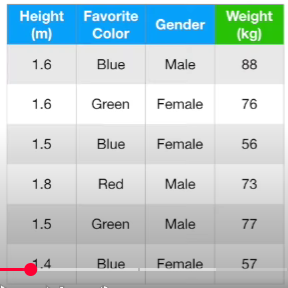
#> input picture Machine Learning/Ensemble/Boosting/Gradient Boosting Machines (GBM)/images/dataset_class.png, 288 x 288 px
$ jupyter execute --allow-errors regression.ipynb
#> lines starting #> are read from the running program, lines starting #| are printed output that depends on the picture
1. [Gradient Boosting](#gradient-boosting)

#### Gradient Boosting:
- it a type of ensemble technique, were it connects the decision trees in series
- consider a dataset with 3 features and 1 continuous target variable

[cell 1]
from PIL import Image
from IPython.display import display

img = Image.open('images/dataset_class.png')
#> img is the input picture: PIL image 288x288 RGBA; mean R, G, B, A 190.8, 207.2, 209.7, 255
new_image = img.resize((350, 350))
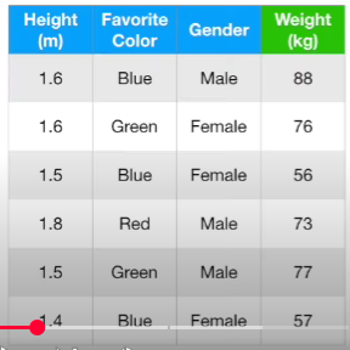
#> new_image: PIL image 350x350 RGBA; mean R, G, B, A 190.8, 207.2, 209.7, 255
display(new_image)

- now, we need to calculate the constant for base model i.e. for regression, take average of the output target variable, which is to be considered as the output of the base model
- Mathematically,
    - Since, it a regression problem, we consider the below loss function

Note:
- the value 1/2 instead of 1/N or 1/2N is considered for mathematically convenience

[cell 2]
from PIL import Image
from IPython.display import display

img = Image.open('images/loss_function.png')
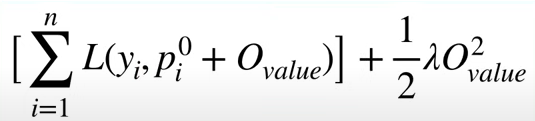
#> input picture Machine Learning/Ensemble/Boosting/XGBoost (Extreme Gradient Boosting)/images/loss_function.png, 535 x 121 px, found by its file name
#> img is the input picture: PIL image 535x121 RGBA; mean R, G, B, A 236.2, 236.5, 236.5, 255
new_image = img.resize((160, 50))
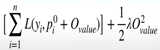
#> new_image: PIL image 160x50 RGBA; mean R, G, B, A 235.8, 236.1, 236.1, 255
display(new_image)

- first substitute the actual value
    - 1/2 * (88-y^)^2 + 1/2 * (76-y^)^2 + 1/2 * (56-y^)^2 + 1/2 * (73-y^)^2 + 1/2 * (77-y^)^2 + 1/2 * (57-y^)^2
- now, we take the first order derivative of the above loss function (subsituted) w.r.t y^
    - y^ = 71.16 = 71.2

[cell 3]
from PIL import Image
from IPython.display import display

#> (the rest of this cell did not finish here and is left out)

[cell 4]
from PIL import Image
from IPython.display import display

#> (the rest of this cell did not finish here and is left out)

- now, we compute the pseudo residuals
    - calculating the residuals (R1) between the actual prediction and the output value of the base learner i.e. 71.2

Note:
- Residuals:
    - Loss function: 1/2(y-y^)^2
    - while taking first order derivative for Loss function = y-y^

- Pseudo Residuals:
    - loss function: (y-y^)^2
    - while taking the first order derivative for Loss function = 2(y-y^) i.e. Rim

- Mathematically,
    - we calculate the pseudo residuals (R1) by taking the derivative of the Loss function as shown below which results in
        - (y-y^)

Note:
- the value 'm' in the below formula represent the model number

[cell 5]
from PIL import Image
from IPython.display import display

#> (the rest of this cell did not finish here and is left out)

- since the output of the above formula would be for the first sample record,
    - y-y^ = y - Fm-1(x) = y - F0(x) = y - 71.2 = 88 - 71.2 => 16.8
        - y^ = output of 1st base model = F0(x) = 71.2
    - likewise, we calculate for all the samples of the dataset

[cell 6]
from PIL import Image
from IPython.display import display

#> (the rest of this cell did not finish here and is left out)

- now, we create a dataset with input features along with the calculated residuals (R1) as the target variable for the second learner (Decision Tree)
- now, we build the decision tree with the below consideration
    - first we need limit the leaf nodes for the tree i.e. mostly between 8-32 but in our example we keep it as 4
    - i.e.
        - create terminal regions for the 4 leaf nodes (Rjm)
            - j => leaf number
            - m => model number

[cell 7]
from PIL import Image
from IPython.display import display

#> (the rest of this cell did not finish here and is left out)

- While training:
    - As we feed the records one by one into the tree, we find few records follow the same path i.e. when we have more than 1 target values falling into the same leaf node as shown below

[cell 8]
from PIL import Image
from IPython.display import display

img = Image.open('images/tree.png')
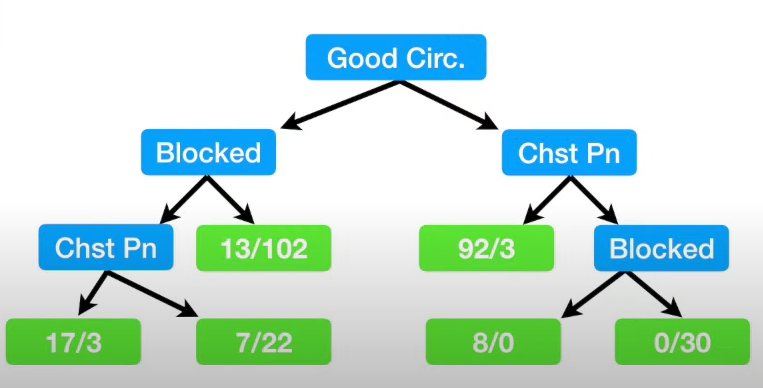
#> input picture Machine Learning/Decision Tree/Feature Selection and Missing Values/images/tree.png, 763 x 388 px, found by its file name
#> img is the input picture: PIL image 763x388 RGBA; mean R, G, B, A 196.4, 224.2, 214.7, 255
new_image = img.resize((390, 200))
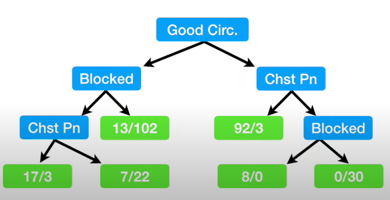
#> new_image: PIL image 390x200 RGBA; mean R, G, B, A 196.4, 224.2, 214.7, 255
display(new_image)

- we now calculate the γ value for the output of terminal regions (i.e. 4 leaf nodes)
- i.e. R11 -> γ11, R21 -> γ21, R31 -> γ31, R41 -> γ41

[cell 9]
from PIL import Image
from IPython.display import display

#> (the rest of this cell did not finish here and is left out)

- Mathematically,
    - using the below formula and taking the first order derivate for γ, we calculate the γ value for each record in the dataset

[cell 10]
from PIL import Image
from IPython.display import display

#> (the rest of this cell did not finish here and is left out)

- Evaluation:
    - γ is the output values associated with the terminal regions
    - Record 1:
        - γ4.1 = 1/2 * (88-(71.2+γ))^2 = 1/2 * (16.8-γ)^2 = 16.8-γ = 0 =>  16.8
    - Record 2:
        - γ2.1 = 1/2 * (76-(71.2+γ))^2 = 1/2 * (4.8-γ)^2 = 4.8-γ = 0 => γ = 4.8
    - Record 3:
        - γ1.1 = 1/2 * (56-(71.2+γ))^2 = 1/2 * (15.2+γ)^2 = 15.2+γ = 0 => γ = -15.2
    - Record 4:
        - γ3.1 = 1/2 * (73-(71.2+γ))^2 = 1/2 * (1.8-γ)^2 = 1.8-γ = 0 => γ = 1.8
    - Record 5:
        - γ3.1 = 1/2 * (77-(71.2+γ))^2 = 1/2 * (5.8-γ)^2 = 5.8-γ = 0 => γ = 5.8
    - Record 6:
        - γ1.1 = 1/2 * (57-(71.2+γ))^2 = 1/2 * (14.2+γ)^2 = 14.2+γ = 0 => γ = -14.2

[cell 11]
from PIL import Image
from IPython.display import display

#> (the rest of this cell did not finish here and is left out)

- Calculate the γ values for R11, R21, R31, R41 by averaging the values associated:
    - γ1.1 for R11 (Records-6, Record-3) => (-14.2-15.2)/2 => -13.7
    - γ2.1 for R21 (Record-2) = 4.8 => -13.7
    - γ3.1 for R31 (Record-4, Record-5) = (1.8+5.8)/2 => 3.8
    - γ4.1 for R41 (Record-1) => 16.8
- now, we update the tree with the updated γ values for the terminal regions

Note:
- if, we have more than 1 sample in the leaf node for terminal regions calculations then, we take the average of the target values (pseudo residuals) associated

[cell 12]
from PIL import Image
from IPython.display import display

#> (the rest of this cell did not finish here and is left out)

- Prediction:
    - Now the output values of the records in the dataset for Decision Tree will be the values calculated i.e. associated with terminal regions
    - the predicted values will be interms of the residuals
    - to obtain the actual prediction
        - add average weight + the output prediction (residual value) from the Decision Tree
            - Actual Value = 88
            - Predicted Value = 88 (or sometimes closer to 88 which is due to overfitting)

[cell 13]
from PIL import Image
from IPython.display import display

img = Image.open('images/prediction.png')
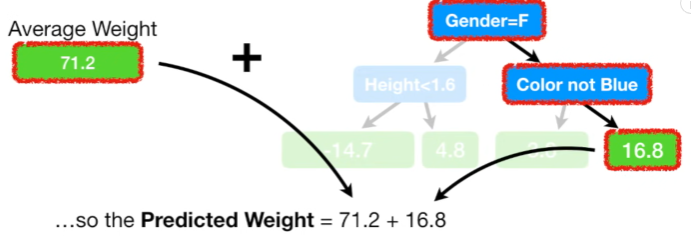
#> input picture Machine Learning/Ensemble/Boosting/Gradient Boosting Machines (GBM)/images/prediction.png, 691 x 241 px
#> img is the input picture: PIL image 691x241 RGBA; mean R, G, B, A 227.8, 234, 230.8, 255
new_image = img.resize((590, 220))
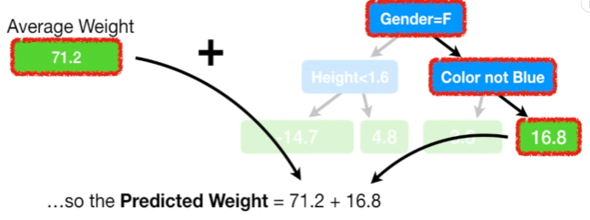
#> new_image: PIL image 590x220 RGBA; mean R, G, B, A 227.7, 234, 230.8, 255
display(new_image)
